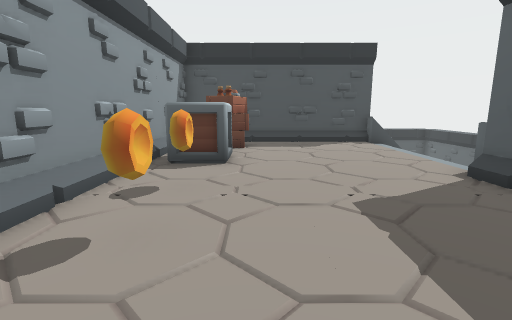
[1] (above)

13 first-person views from a walk through a scene from a Unity 3-D project. The camera is 1.3 m above the floor, tilts 10° down and sees 85° across. The floor is counted in squares, 1 m on a side. Each view is taken from the middle of a square. On the plan, view 1 faces up. The plan holds only what a view shows up to about 13 squares ahead; the rest is blank. The place goes on beyond the plan. The player is left out.

[2]
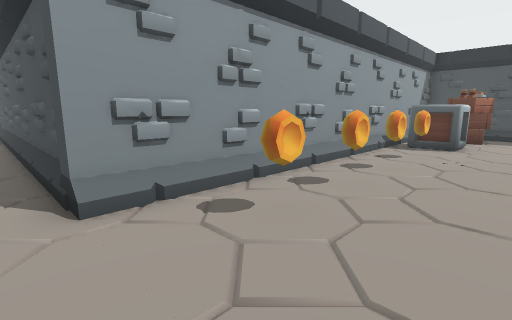

[3]
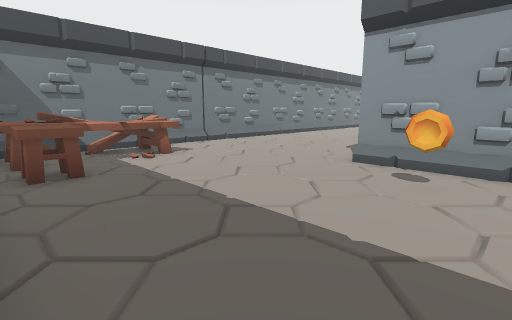

[4]
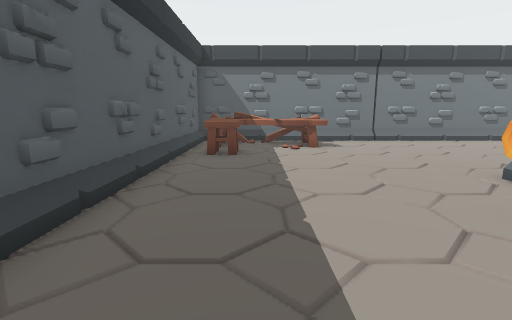

[5]
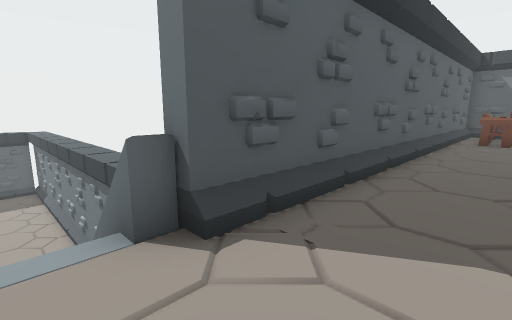

[6]
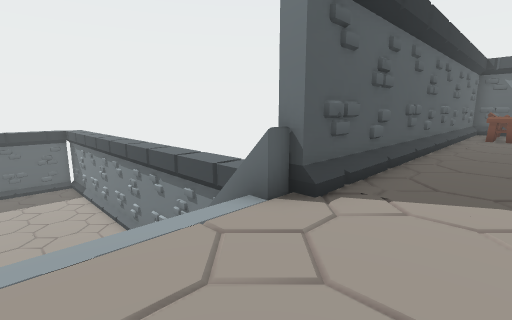

[7]
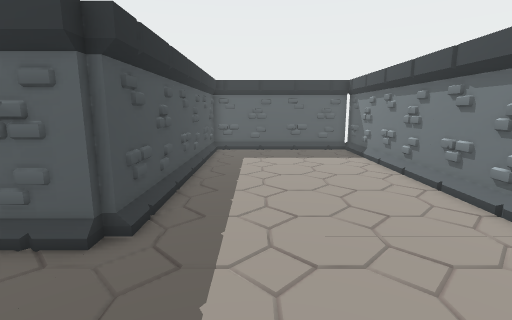

[8]
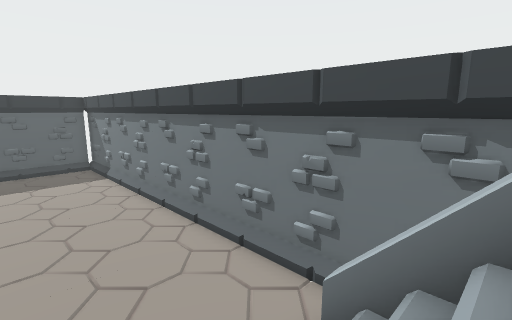

[9]
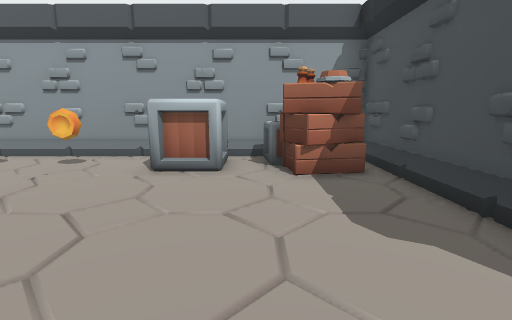

[10]
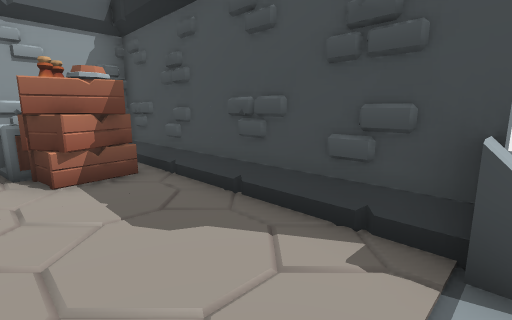

[11]
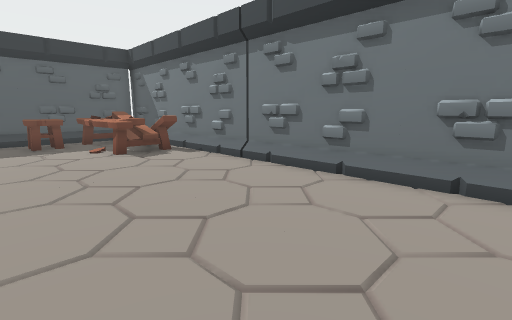

[12]
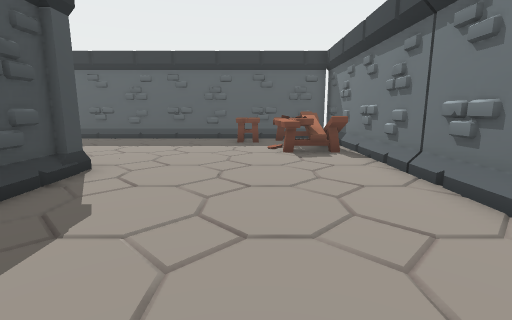

[13]
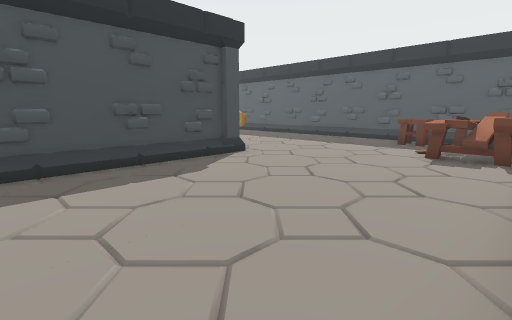

### Floor plan
Key: @ floor where view 1 was taken; # wall or solid block; . main floor; - floor 4 m lower than the main floor; / step, stairs or slope; C crate; B box; T table; O other object.
Columns run from 9 left of view 1 to 21 right of it. Each row starts with its distance up from view 1.
 14                      /#
 13                     -/#########
 12       #########     --/////////
 11       # CC..../     -----------
 10       #CCC..../  /  -----------
  9       #C....../ /   -----------
  8       #BB...../     -----------
  7       #BB...../ // ------------
  6       #.......####/------------
  5       #.O....##   /////////////
  4       #......##  ##############
  3       #.O..../#
  2       #....../#
  1       #.O..../#
  0       #..@.../#
 -1       #.O..../#
 -2       #....../#
 -3 #######....../#
 -4 ............./#
 -5 ............./#
 -6 ............T/#
 -7 ............T/#
 -8 .........TTTTT#
 -9 .........TTTTT#
-10 /////////TT#T##
-11 ###############

Positions as (right, up) in squares from view 1, and headings:
1: (0, 0), facing up
2: (1, -4), facing up-left
3: (4, 0), facing down-left
4: (2, 2), facing down
5: (2, 7), facing down-right
6: (2, 9), facing down-right
7: (8, 10), facing right
8: (7, 9), facing down-right
9: (5, 9), facing left
10: (5, 9), facing up-left
11: (-9, -5), facing down-right
12: (-9, -7), facing right
13: (-9, -10), facing up-right
